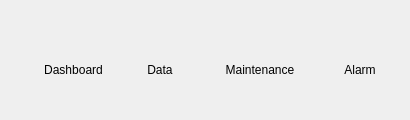
       <widget class="QWidget" name="topBar" native="true">
        <property name="minimumSize">
         <size>
          <width>0</width>
          <height>0</height>
         </size>
        </property>
        <property name="maximumSize">
         <size>
          <width>16777215</width>
          <height>16777215</height>
         </size>
        </property>
        <property name="styleSheet">
         <string notr="true"/>
        </property>
        <layout class="QHBoxLayout" name="horizontalLayout_2" stretch="0,0">
         <property name="spacing">
          <number>0</number>
         </property>
         <property name="leftMargin">
          <number>10</number>
         </property>
         <property name="topMargin">
          <number>20</number>
         </property>
         <property name="rightMargin">
          <number>0</number>
         </property>
         <property name="bottomMargin">
          <number>0</number>
         </property>
         <item>
          <layout class="QVBoxLayout" name="verticalLayout_22">
           <property name="leftMargin">
            <number>20</number>
           </property>
           <property name="topMargin">
            <number>0</number>
           </property>
           <property name="rightMargin">
            <number>0</number>
           </property>
           <item>
            <widget class="QLabel" name="label_31">
             <property name="maximumSize">
              <size>
               <width>231</width>
               <height>75</height>
              </size>
             </property>
             <property name="sizeIncrement">
              <size>
               <width>0</width>
               <height>0</height>
              </size>
             </property>
             <property name="layoutDirection">
              <enum>Qt::LeftToRight</enum>
             </property>
             <property name="text">
              <string/>
             </property>
             <property name="pixmap">
              <pixmap>Assets/logo DIAC.png</pixmap>
             </property>
             <property name="scaledContents">
              <bool>true</bool>
             </property>
             <property name="alignment">
              <set>Qt::AlignRight|Qt::AlignTrailing|Qt::AlignVCenter</set>
             </property>
            </widget>
           </item>
          </layout>
         </item>
         <item>
          <widget class="QWidget" name="menuBar" native="true">
           <layout class="QHBoxLayout" name="horizontalLayout" stretch="1,1,1,1">
            <property name="spacing">
             <number>0</number>
            </property>
            <property name="leftMargin">
             <number>0</number>
            </property>
            <property name="topMargin">
             <number>0</number>
            </property>
            <property name="rightMargin">
             <number>0</number>
            </property>
            <property name="bottomMargin">
             <number>0</number>
            </property>
            <item>
             <widget class="QToolButton" name="dashboardMenu_btn">
              <property name="minimumSize">
               <size>
                <width>0</width>
                <height>0</height>
               </size>
              </property>
              <property name="maximumSize">
               <size>
                <width>100</width>
                <height>100</height>
               </size>
              </property>
              <property name="cursor">
               <cursorShape>PointingHandCursor</cursorShape>
              </property>
              <property name="text">
               <string>Dashboard</string>
              </property>
              <property name="icon">
               <iconset resource="../STP_5/res_fix.qrc">
                <normaloff>:/topBar/Icons/TopBar/dashboard.png</normaloff>:/topBar/Icons/TopBar/dashboard.png</iconset>
              </property>
              <property name="iconSize">
               <size>
                <width>60</width>
                <height>60</height>
               </size>
              </property>
              <property name="toolButtonStyle">
               <enum>Qt::ToolButtonTextUnderIcon</enum>
              </property>
              <property name="autoRaise">
               <bool>true</bool>
              </property>
             </widget>
            </item>
            <item>
             <widget class="QToolButton" name="dataMenu_btn">
              <property name="minimumSize">
               <size>
                <width>100</width>
                <height>100</height>
               </size>
              </property>
              <property name="maximumSize">
               <size>
                <width>100</width>
                <height>100</height>
               </size>
              </property>
              <property name="cursor">
               <cursorShape>PointingHandCursor</cursorShape>
              </property>
              <property name="text">
               <string>Data</string>
              </property>
              <property name="icon">
               <iconset resource="../STP_5/res_fix.qrc">
                <normaloff>:/topBar/Icons/TopBar/Data.png</normaloff>:/topBar/Icons/TopBar/Data.png</iconset>
              </property>
              <property name="iconSize">
               <size>
                <width>70</width>
                <height>70</height>
               </size>
              </property>
              <property name="toolButtonStyle">
               <enum>Qt::ToolButtonTextUnderIcon</enum>
              </property>
              <property name="autoRaise">
               <bool>true</bool>
              </property>
             </widget>
            </item>
            <item>
             <widget class="QToolButton" name="maintenanceMenu_btn">
              <property name="minimumSize">
               <size>
                <width>100</width>
                <height>100</height>
               </size>
              </property>
              <property name="maximumSize">
               <size>
                <width>100</width>
                <height>100</height>
               </size>
              </property>
              <property name="cursor">
               <cursorShape>PointingHandCursor</cursorShape>
              </property>
              <property name="text">
               <string>Maintenance</string>
              </property>
              <property name="icon">
               <iconset resource="../STP_5/res_fix.qrc">
                <normaloff>:/topBar/Icons/TopBar/Maintenance.png</normaloff>:/topBar/Icons/TopBar/Maintenance.png</iconset>
              </property>
              <property name="iconSize">
               <size>
                <width>70</width>
                <height>70</height>
               </size>
              </property>
              <property name="toolButtonStyle">
               <enum>Qt::ToolButtonTextUnderIcon</enum>
              </property>
              <property name="autoRaise">
               <bool>true</bool>
              </property>
             </widget>
            </item>
            <item>
             <widget class="QToolButton" name="alarmMenu_btn">
              <property name="minimumSize">
               <size>
                <width>100</width>
                <height>100</height>
               </size>
              </property>
              <property name="maximumSize">
               <size>
                <width>100</width>
                <height>100</height>
               </size>
              </property>
              <property name="cursor">
               <cursorShape>PointingHandCursor</cursorShape>
              </property>
              <property name="text">
               <string>Alarm</string>
              </property>
              <property name="icon">
               <iconset resource="../STP_5/res_fix.qrc">
                <normaloff>:/topBar/Icons/TopBar/Alarm.png</normaloff>:/topBar/Icons/TopBar/Alarm.png</iconset>
              </property>
              <property name="iconSize">
               <size>
                <width>70</width>
                <height>70</height>
               </size>
              </property>
              <property name="toolButtonStyle">
               <enum>Qt::ToolButtonTextUnderIcon</enum>
              </property>
              <property name="autoRaise">
               <bool>true</bool>
              </property>
             </widget>
            </item>
           </layout>
          </widget>
         </item>
        </layout>
       </widget>
